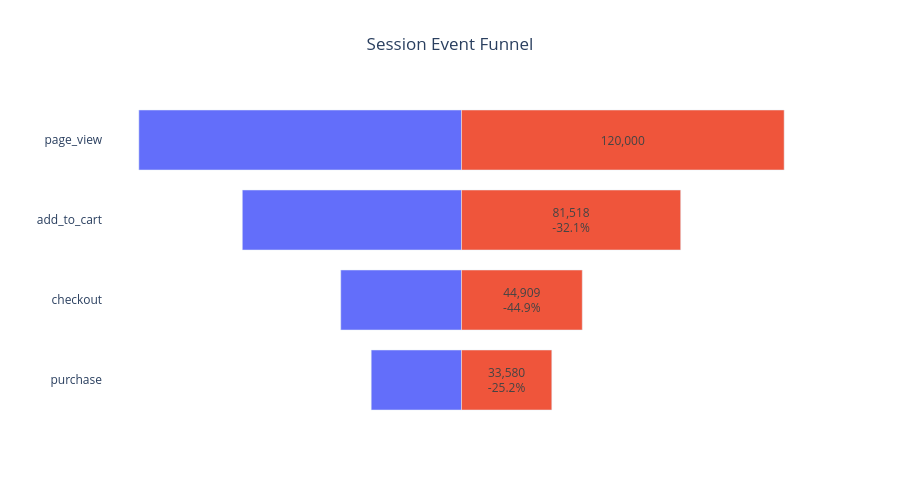

Notebook code for this chart:
### Code cell
event_funnel["drop_pct"] = event_funnel["total_sessions"].pct_change() * 100

event_funnel["left"] = -event_funnel["total_sessions"]
event_funnel["right"] = event_funnel["total_sessions"]

center_text = []
for i, row in event_funnel.iterrows():
    if i == 0:
        center_text.append(f"{int(row['total_sessions']):,}")
    else:
        center_text.append(f"{int(row['total_sessions']):,}<br>{row['drop_pct']:.1f}%")

fig_event_funnel  = go.Figure()

fig_event_funnel.add_trace(go.Bar(
    y=event_funnel["event_type"],
    x=event_funnel["left"],
    orientation="h",
    text=None,
    hovertemplate="Event: %{y}<br>Users: %{customdata:,}<extra></extra>",
    customdata=event_funnel["total_users"],
    name=""
))

fig_event_funnel.add_trace(go.Bar(
    y=event_funnel["event_type"],
    x=event_funnel["right"],
    orientation="h",
    text=center_text,
    textposition="inside",
    insidetextanchor="middle",
    hovertemplate="Event: %{y}<br>Users: %{x:,}<extra></extra>",
    name=""
))
fig_event_funnel.update_layout(
    title={
        'text': "Session Event Funnel",
        'x': 0.5,
        'xanchor': 'center'
    },
    barmode="overlay",
    showlegend=False,
    xaxis=dict(
        showticklabels=False,
        title=""
    ),
    yaxis=dict(
        autorange="reversed",
        title=""
    ),
    plot_bgcolor="white",
    paper_bgcolor="white",
    bargap=0.25,
    width=900,
    height=500
)

fig_event_funnel.show()

### Figure 1 — Plotly figure (JSON) as saved in the notebook; plotly's stock layout.template omitted (floating-point values rounded to 4 significant figures)
{"data": [{"customdata": [19945, 19660, 17898, 16268], "hovertemplate": "Event: %{y}<br>Users: %{customdata:,}<extra></extra>", "name": "", "orientation": "h", "type": "bar", "x": [-120000, -81518, -44909, -33580], "y": ["page_view", "add_to_cart", "checkout", "purchase"]}, {"hovertemplate": "Event: %{y}<br>Users: %{x:,}<extra></extra>", "insidetextanchor": "middle", "name": "", "orientation": "h", "text": ["120,000", "81,518<br>-32.1%", "44,909<br>-44.9%", "33,580<br>-25.2%"], "textposition": "inside", "type": "bar", "x": [120000, 81518, 44909, 33580], "y": ["page_view", "add_to_cart", "checkout", "purchase"]}], "layout": {"bargap": 0.25, "barmode": "overlay", "height": 500, "paper_bgcolor": "white", "plot_bgcolor": "white", "showlegend": false, "title": {"text": "Session Event Funnel", "x": 0.5, "xanchor": "center"}, "width": 900, "xaxis": {"showticklabels": false, "title": {"text": ""}}, "yaxis": {"autorange": "reversed", "title": {"text": ""}}}}
